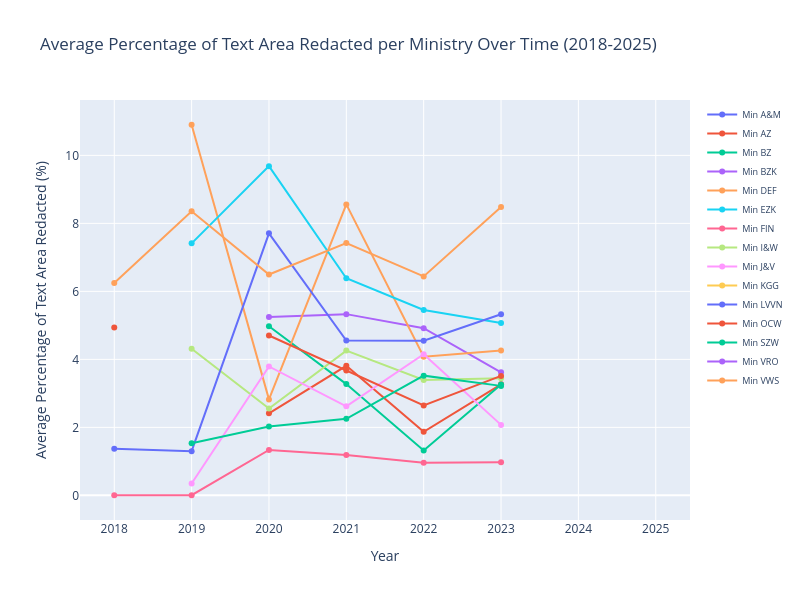

Source (notebook cell):
### Code cell
## Note that the text redacction detection algorithm has only been applied to the dataset up until 2023.
## See [3] for more details on the redaction detection method.

import plotly.graph_objects as go

# Filter for years >= 2018 to match other plots
redaction_by_ministry_year_filtered = redaction_by_ministry_year[redaction_by_ministry_year['dc_date_year'] >= 2018]

# Create the interactive plot
fig = go.Figure()

# Plot a line for each ministry
for ministry in sorted(redaction_by_ministry_year_filtered['dc_publisher_name'].unique()):
    ministry_data = redaction_by_ministry_year_filtered[
        redaction_by_ministry_year_filtered['dc_publisher_name'] == ministry
    ].sort_values('dc_date_year')
    
    # Create hover text with count information
    hover_text = [f"Year: {int(year)}<br>% Pages Redacted: {pct:.2f}%" 
                  for year, pct in zip(ministry_data['dc_date_year'], 
                                       ministry_data['avg_pct_text_area_redacted'])]
    
    fig.add_trace(go.Scatter(
        x=ministry_data['dc_date_year'],
        y=ministry_data['avg_pct_text_area_redacted'],
        mode='lines+markers',
        name=ministry,
        hovertext=hover_text,
        hoverinfo='text',
        line=dict(width=2),
        marker=dict(size=6)
    ))

fig.update_layout(
    title='Average Percentage of Text Area Redacted per Ministry Over Time (2018-2025)',
    xaxis_title='Year',
    yaxis_title='Average Percentage of Text Area Redacted (%)',
    hovermode='closest',
    height=600,
    width=800,
    legend=dict(font=dict(size=9))
)

fig.show()

### Figure 1 — Plotly figure (JSON) as saved in the notebook; plotly's stock layout.template omitted (floating-point values rounded to 4 significant figures)
{"data": [{"hoverinfo": "text", "hovertext": ["Year: 2024<br>% Pages Redacted: nan%", "Year: 2025<br>% Pages Redacted: nan%"], "line": {"width": 2}, "marker": {"size": 6}, "mode": "lines+markers", "name": "Min A&M", "type": "scatter", "x": [2024, 2025], "y": [null, null]}, {"hoverinfo": "text", "hovertext": ["Year: 2018<br>% Pages Redacted: nan%", "Year: 2019<br>% Pages Redacted: nan%", "Year: 2020<br>% Pages Redacted: 2.41%", "Year: 2021<br>% Pages Redacted: 3.81%", "Year: 2022<br>% Pages Redacted: 1.87%", "Year: 2023<br>% Pages Redacted: 3.26%", "Year: 2024<br>% Pages Redacted: nan%", "Year: 2025<br>% Pages Redacted: nan%"], "line": {"width": 2}, "marker": {"size": 6}, "mode": "lines+markers", "name": "Min AZ", "type": "scatter", "x": [2018, 2019, 2020, 2021, 2022, 2023, 2024, 2025], "y": [null, null, 2.414, 3.81, 1.869, 3.264, null, null]}, {"hoverinfo": "text", "hovertext": ["Year: 2018<br>% Pages Redacted: nan%", "Year: 2019<br>% Pages Redacted: nan%", "Year: 2020<br>% Pages Redacted: 4.98%", "Year: 2021<br>% Pages Redacted: 3.27%", "Year: 2022<br>% Pages Redacted: 1.32%", "Year: 2023<br>% Pages Redacted: 3.26%", "Year: 2024<br>% Pages Redacted: nan%", "Year: 2025<br>% Pages Redacted: nan%"], "line": {"width": 2}, "marker": {"size": 6}, "mode": "lines+markers", "name": "Min BZ", "type": "scatter", "x": [2018, 2019, 2020, 2021, 2022, 2023, 2024, 2025], "y": [null, null, 4.975, 3.272, 1.32, 3.261, null, null]}, {"hoverinfo": "text", "hovertext": ["Year: 2018<br>% Pages Redacted: nan%", "Year: 2019<br>% Pages Redacted: nan%", "Year: 2020<br>% Pages Redacted: 5.25%", "Year: 2021<br>% Pages Redacted: 5.33%", "Year: 2022<br>% Pages Redacted: 4.92%", "Year: 2023<br>% Pages Redacted: 3.62%", "Year: 2024<br>% Pages Redacted: nan%", "Year: 2025<br>% Pages Redacted: nan%"], "line": {"width": 2}, "marker": {"size": 6}, "mode": "lines+markers", "name": "Min BZK", "type": "scatter", "x": [2018, 2019, 2020, 2021, 2022, 2023, 2024, 2025], "y": [null, null, 5.246, 5.33, 4.916, 3.619, null, null]}, {"hoverinfo": "text", "hovertext": ["Year: 2018<br>% Pages Redacted: nan%", "Year: 2019<br>% Pages Redacted: 10.90%", "Year: 2020<br>% Pages Redacted: 2.82%", "Year: 2021<br>% Pages Redacted: 8.56%", "Year: 2022<br>% Pages Redacted: 4.08%", "Year: 2023<br>% Pages Redacted: 4.26%", "Year: 2024<br>% Pages Redacted: nan%", "Year: 2025<br>% Pages Redacted: nan%"], "line": {"width": 2}, "marker": {"size": 6}, "mode": "lines+markers", "name": "Min DEF", "type": "scatter", "x": [2018, 2019, 2020, 2021, 2022, 2023, 2024, 2025], "y": [null, 10.9, 2.822, 8.558, 4.076, 4.26, null, null]}, {"hoverinfo": "text", "hovertext": ["Year: 2018<br>% Pages Redacted: nan%", "Year: 2019<br>% Pages Redacted: 7.41%", "Year: 2020<br>% Pages Redacted: 9.68%", "Year: 2021<br>% Pages Redacted: 6.38%", "Year: 2022<br>% Pages Redacted: 5.45%", "Year: 2023<br>% Pages Redacted: 5.07%", "Year: 2024<br>% Pages Redacted: nan%", "Year: 2025<br>% Pages Redacted: nan%"], "line": {"width": 2}, "marker": {"size": 6}, "mode": "lines+markers", "name": "Min EZK", "type": "scatter", "x": [2018, 2019, 2020, 2021, 2022, 2023, 2024, 2025], "y": [null, 7.412, 9.682, 6.384, 5.45, 5.072, null, null]}, {"hoverinfo": "text", "hovertext": ["Year: 2018<br>% Pages Redacted: 0.00%", "Year: 2019<br>% Pages Redacted: 0.00%", "Year: 2020<br>% Pages Redacted: 1.34%", "Year: 2021<br>% Pages Redacted: 1.18%", "Year: 2022<br>% Pages Redacted: 0.96%", "Year: 2023<br>% Pages Redacted: 0.97%", "Year: 2024<br>% Pages Redacted: nan%", "Year: 2025<br>% Pages Redacted: nan%"], "line": {"width": 2}, "marker": {"size": 6}, "mode": "lines+markers", "name": "Min FIN", "type": "scatter", "x": [2018, 2019, 2020, 2021, 2022, 2023, 2024, 2025], "y": [0.003077, 0.004286, 1.336, 1.184, 0.9577, 0.9717, null, null]}, {"hoverinfo": "text", "hovertext": ["Year: 2018<br>% Pages Redacted: nan%", "Year: 2019<br>% Pages Redacted: 4.31%", "Year: 2020<br>% Pages Redacted: 2.56%", "Year: 2021<br>% Pages Redacted: 4.26%", "Year: 2022<br>% Pages Redacted: 3.40%", "Year: 2023<br>% Pages Redacted: 3.44%", "Year: 2024<br>% Pages Redacted: nan%", "Year: 2025<br>% Pages Redacted: nan%"], "line": {"width": 2}, "marker": {"size": 6}, "mode": "lines+markers", "name": "Min I&W", "type": "scatter", "x": [2018, 2019, 2020, 2021, 2022, 2023, 2024, 2025], "y": [null, 4.31, 2.557, 4.258, 3.396, 3.443, null, null]}, {"hoverinfo": "text", "hovertext": ["Year: 2018<br>% Pages Redacted: nan%", "Year: 2019<br>% Pages Redacted: 0.35%", "Year: 2020<br>% Pages Redacted: 3.79%", "Year: 2021<br>% Pages Redacted: 2.62%", "Year: 2022<br>% Pages Redacted: 4.15%", "Year: 2023<br>% Pages Redacted: 2.07%", "Year: 2024<br>% Pages Redacted: nan%", "Year: 2025<br>% Pages Redacted: nan%"], "line": {"width": 2}, "marker": {"size": 6}, "mode": "lines+markers", "name": "Min J&V", "type": "scatter", "x": [2018, 2019, 2020, 2021, 2022, 2023, 2024, 2025], "y": [null, 0.3478, 3.791, 2.618, 4.151, 2.073, null, null]}, {"hoverinfo": "text", "hovertext": ["Year: 2024<br>% Pages Redacted: nan%", "Year: 2025<br>% Pages Redacted: nan%"], "line": {"width": 2}, "marker": {"size": 6}, "mode": "lines+markers", "name": "Min KGG", "type": "scatter", "x": [2024, 2025], "y": [null, null]}, {"hoverinfo": "text", "hovertext": ["Year: 2018<br>% Pages Redacted: 1.37%", "Year: 2019<br>% Pages Redacted: 1.30%", "Year: 2020<br>% Pages Redacted: 7.71%", "Year: 2021<br>% Pages Redacted: 4.55%", "Year: 2022<br>% Pages Redacted: 4.55%", "Year: 2023<br>% Pages Redacted: 5.32%", "Year: 2024<br>% Pages Redacted: nan%", "Year: 2025<br>% Pages Redacted: nan%"], "line": {"width": 2}, "marker": {"size": 6}, "mode": "lines+markers", "name": "Min LVVN", "type": "scatter", "x": [2018, 2019, 2020, 2021, 2022, 2023, 2024, 2025], "y": [1.373, 1.301, 7.707, 4.554, 4.546, 5.325, null, null]}, {"hoverinfo": "text", "hovertext": ["Year: 2018<br>% Pages Redacted: 4.93%", "Year: 2019<br>% Pages Redacted: nan%", "Year: 2020<br>% Pages Redacted: 4.70%", "Year: 2021<br>% Pages Redacted: 3.67%", "Year: 2022<br>% Pages Redacted: 2.64%", "Year: 2023<br>% Pages Redacted: 3.51%", "Year: 2024<br>% Pages Redacted: nan%", "Year: 2025<br>% Pages Redacted: nan%"], "line": {"width": 2}, "marker": {"size": 6}, "mode": "lines+markers", "name": "Min OCW", "type": "scatter", "x": [2018, 2019, 2020, 2021, 2022, 2023, 2024, 2025], "y": [4.934, null, 4.701, 3.67, 2.643, 3.513, null, null]}, {"hoverinfo": "text", "hovertext": ["Year: 2018<br>% Pages Redacted: nan%", "Year: 2019<br>% Pages Redacted: 1.54%", "Year: 2020<br>% Pages Redacted: 2.02%", "Year: 2021<br>% Pages Redacted: 2.25%", "Year: 2022<br>% Pages Redacted: 3.52%", "Year: 2023<br>% Pages Redacted: 3.22%", "Year: 2024<br>% Pages Redacted: nan%", "Year: 2025<br>% Pages Redacted: nan%"], "line": {"width": 2}, "marker": {"size": 6}, "mode": "lines+markers", "name": "Min SZW", "type": "scatter", "x": [2018, 2019, 2020, 2021, 2022, 2023, 2024, 2025], "y": [null, 1.535, 2.022, 2.251, 3.521, 3.22, null, null]}, {"hoverinfo": "text", "hovertext": ["Year: 2024<br>% Pages Redacted: nan%", "Year: 2025<br>% Pages Redacted: nan%"], "line": {"width": 2}, "marker": {"size": 6}, "mode": "lines+markers", "name": "Min VRO", "type": "scatter", "x": [2024, 2025], "y": [null, null]}, {"hoverinfo": "text", "hovertext": ["Year: 2018<br>% Pages Redacted: 6.25%", "Year: 2019<br>% Pages Redacted: 8.35%", "Year: 2020<br>% Pages Redacted: 6.49%", "Year: 2021<br>% Pages Redacted: 7.42%", "Year: 2022<br>% Pages Redacted: 6.44%", "Year: 2023<br>% Pages Redacted: 8.48%", "Year: 2024<br>% Pages Redacted: nan%", "Year: 2025<br>% Pages Redacted: nan%"], "line": {"width": 2}, "marker": {"size": 6}, "mode": "lines+markers", "name": "Min VWS", "type": "scatter", "x": [2018, 2019, 2020, 2021, 2022, 2023, 2024, 2025], "y": [6.248, 8.355, 6.494, 7.419, 6.44, 8.478, null, null]}], "layout": {"height": 600, "hovermode": "closest", "legend": {"font": {"size": 9}}, "title": {"text": "Average Percentage of Text Area Redacted per Ministry Over Time (2018-2025)"}, "width": 800, "xaxis": {"title": {"text": "Year"}}, "yaxis": {"title": {"text": "Average Percentage of Text Area Redacted (%)"}}}}
